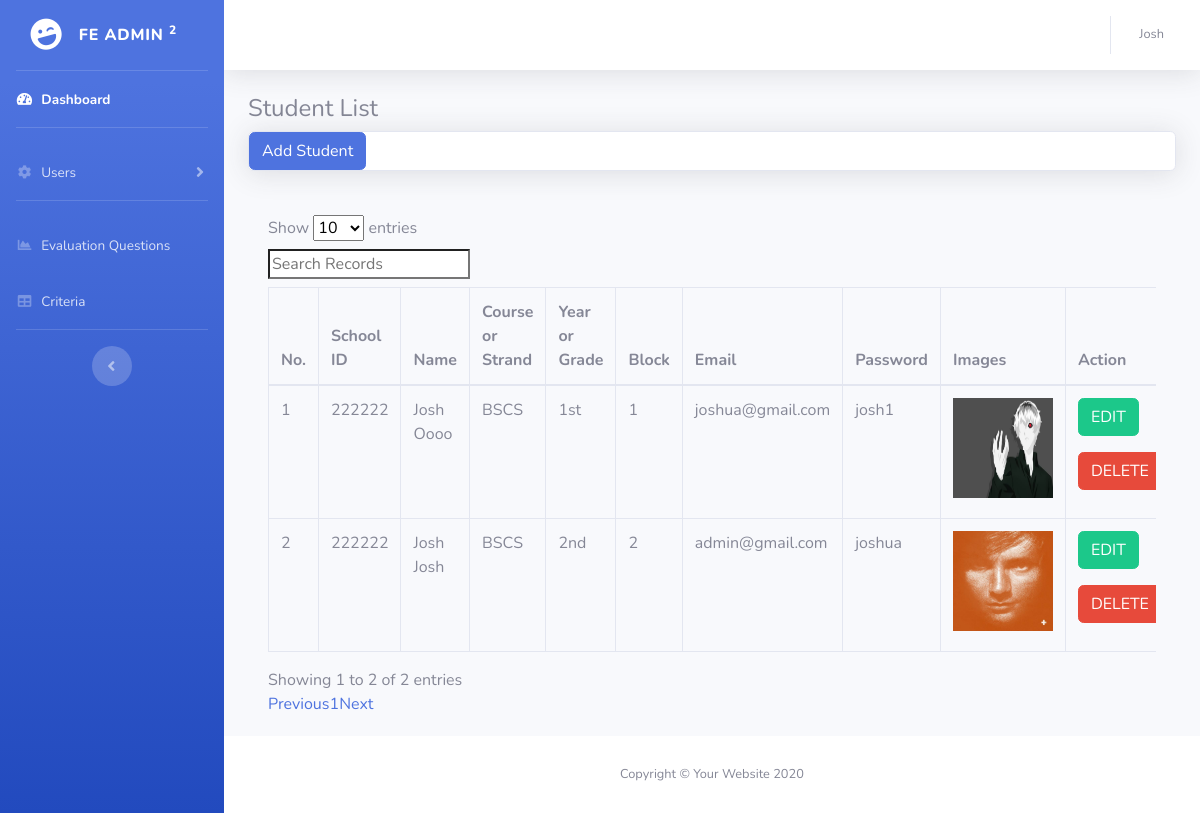
Page /admin/new_student.php (signed in) on the committed database.
### tables this page shows
CREATE TABLE `new_student` (
  `id` int(11) NOT NULL,
  `school_id` int(11) NOT NULL,
  `firstname` varchar(200) NOT NULL,
  `lastname` varchar(200) NOT NULL,
  `course` varchar(200) NOT NULL,
  `year` varchar(200) NOT NULL,
  `block` varchar(100) NOT NULL,
  `email` varchar(200) NOT NULL,
  `password` text NOT NULL,
  `images` varchar(50) NOT NULL,
  `date` datetime NOT NULL DEFAULT CURRENT_TIMESTAMP
);

### admin/new_student.php (the view, shortened to what this page needs)
<?php
include('includes/security.php');
include('includes/header.php');
include('includes/sidebar.php');
include('includes/topbar.php');
?>
<div class="container-fluid">
<h4>Student List</h4>
 <div class="card shadow mb-4">
<h6 class="m-0 font-weight-bold text-primary"><button type="button" class="btn btn-primary" data-toggle="modal" data-target="#exampleModal">
  Add Student
</button>
</h6>
</div>
<div class="card-body">
  <div class="table-responsive">
        <?php
        $qry = mysqli_query($conn, "SELECT * FROM new_student");
    ?>
      <table class="table table-bordered" id="dataTable" width="100%" cellspacing="0">
        <thead>
          <tr>
            <th>No.</th>
            <th>School ID</th>
            <th>Name</th>
            <th>Course or Strand</th>
            <th>Year or Grade</th>
            <th>Block</th>
            <th>Email</th>
            <th>Password</th>
            <th>Images</th>
            <th>Action</th>
          </tr>
        </thead>
        <tbody>
      <?php
        $i = 1;
      if(mysqli_num_rows($qry) > 0){
        while($row= mysqli_fetch_assoc($qry))
        {
       ?>
          <tr>
            <td><?php echo $i; $i++; ?></td>
            <td><?php echo $row['school_id']; ?></td>
            <td><?php echo $row['firstname']; echo " "; echo $row['lastname'];?></td>
            <td><?php echo $row['course']; ?></td>
            <td><?php echo $row['year']; ?></td>
            <td><?php echo $row['block']; ?></td>
            <td><?php echo $row['email']; ?></td>
            <td><?php echo $row['password']; ?></td>
                <td><?php echo '<img src="upload/'.$row['images'].'" width="100px;" height="100px;" alt="Image">' ?></td>
             <td>
             <div class="form-group">
              <form action="edit_student.php" method="POST";>
                <button type="submit" name="edit_student" data-toggle="modal" data-target="#editModal" class="btn btn-success">EDIT</button>
              </form>
              </div>
              <div class="form-group">
              <form action="save_student.php" method="POST";>
              <button type="submit" name="delete" class="btn btn-danger">DELETE</button>
              </form>
              </div>
             </td>
          </tr>
       <?php
        }
      }else{
        echo "Record Not Found";
      }
      ?>
        </tbody>
      </table>
    </div>
  </div>
  </div>
<?php
include('includes/footer.php');
?>

### admin/includes/header.php (shortened to what this page needs)
<!DOCTYPE html>
<html lang="en">
<head>
    <link href="vendor/fontawesome-free/css/all.min.css" rel="stylesheet" type="text/css">
    <link href="css/sb-admin-2.min.css" rel="stylesheet">
</head>
<body id="page-top">
    <div id="wrapper">

### admin/includes/sidebar.php (shortened to what this page needs)
   <ul class="navbar-nav bg-gradient-primary sidebar sidebar-dark accordion" id="accordionSidebar">
       <a class="sidebar-brand d-flex align-items-center justify-content-center" href="index.html">
           <div class="sidebar-brand-icon rotate-n-15">
               <i class="fas fa-laugh-wink"></i>
           </div>
           <div class="sidebar-brand-text mx-3">FE Admin <sup>2</sup></div>
       </a>
       <hr class="sidebar-divider my-0">
       <li class="nav-item active">
           <a class="nav-link" href="index.php">
               <i class="fas fa-fw fa-tachometer-alt"></i>
               <span>Dashboard</span></a>
       </li>
       <hr class="sidebar-divider">
       <li class="nav-item">
           <a class="nav-link collapsed" href="#" data-toggle="collapse" data-target="#collapseTwo"
               aria-expanded="true" aria-controls="collapseTwo">
               <i class="fas fa-fw fa-cog"></i>
               <span>Users</span>
           </a>
       </li>
<hr class="sidebar-divider">
       <li class="nav-item">
           <a class="nav-link" href="eval_form.php">
               <i class="fas fa-fw fa-chart-area"></i>
               <span>Evaluation Questions</span></a>
       </li>
       <li class="nav-item">
           <a class="nav-link" href="criteria.php">
               <i class="fas fa-fw fa-table"></i>
               <span>Criteria</span></a>
       </li>
       <hr class="sidebar-divider d-none d-md-block">
       <div class="text-center d-none d-md-inline">
           <button class="rounded-circle border-0" id="sidebarToggle"></button>
       </div>
   </ul>

### admin/includes/topbar.php (shortened to what this page needs)
<div id="content-wrapper" class="d-flex flex-column">
    <div id="content">
        <nav class="navbar navbar-expand navbar-light bg-white topbar mb-4 static-top shadow">
            <ul class="navbar-nav ml-auto">
                <li class="nav-item dropdown no-arrow">
                    <a class="nav-link dropdown-toggle" href="#" id="userDropdown" role="button"
                        data-toggle="dropdown" aria-haspopup="true" aria-expanded="false">
                        <span class="mr-2 d-none d-lg-inline text-gray-600 small"><?php echo $_SESSION['username']; ?></span>
                    </a>
                </li>
            </ul>
        </nav>

### admin/includes/footer.php
       </div>
            <footer class="sticky-footer bg-white">
                <div class="container my-auto">
                    <div class="copyright text-center my-auto">
                        <span>Copyright &copy; Your Website 2020</span>
                    </div>
                </div>
            </footer>
        </div>
</body>
</html>

### rows in the picture
new_student: school "222222", firstname "Josh", lastname "Oooo", course "BSCS", year "1st", block "1", email "joshua@gmail.com", password "josh1", images (picture)
new_student: school "222222", firstname "Josh", lastname "Josh", course "BSCS", year "2nd", block "2", email "admin@gmail.com", password "joshua", images (picture)

### other values in the picture
$_SESSION['username'] "Josh"
